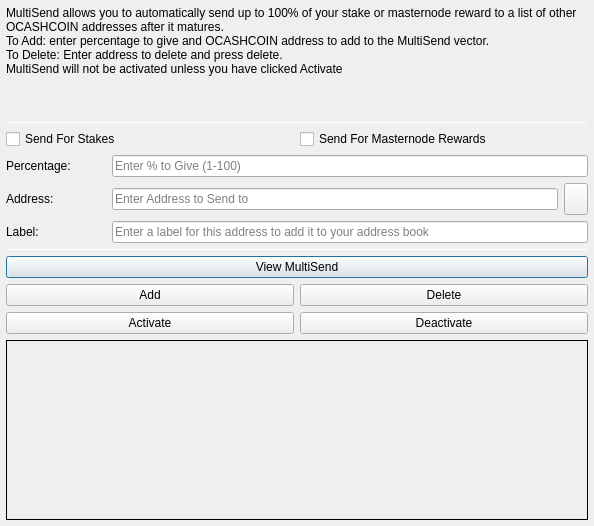
<?xml version="1.0" encoding="UTF-8"?>
<ui version="4.0">
 <class>MultiSendDialog</class>
 <widget class="QDialog" name="MultiSendDialog">
  <property name="windowModality">
   <enum>Qt::NonModal</enum>
  </property>
  <property name="geometry">
   <rect>
    <x>0</x>
    <y>0</y>
    <width>594</width>
    <height>526</height>
   </rect>
  </property>
  <property name="windowTitle">
   <string>MultiSend</string>
  </property>
  <layout class="QVBoxLayout" name="verticalLayout" stretch="0">
   <property name="leftMargin">
    <number>6</number>
   </property>
   <property name="topMargin">
    <number>6</number>
   </property>
   <property name="rightMargin">
    <number>6</number>
   </property>
   <property name="bottomMargin">
    <number>6</number>
   </property>
   <item>
    <layout class="QVBoxLayout" name="verticalLayout_Main" stretch="1,1,1,0,1,1,1">
     <item>
      <widget class="QLabel" name="label_2">
       <property name="lineWidth">
        <number>1</number>
       </property>
       <property name="text">
        <string>MultiSend allows you to automatically send up to 100% of your stake or masternode reward to a list of other OCASHCOIN addresses after it matures.
To Add: enter percentage to give and OCASHCOIN address to add to the MultiSend vector.
To Delete: Enter address to delete and press delete.
MultiSend will not be activated unless you have clicked Activate</string>
       </property>
       <property name="alignment">
        <set>Qt::AlignLeading|Qt::AlignLeft|Qt::AlignTop</set>
       </property>
       <property name="wordWrap">
        <bool>true</bool>
       </property>
      </widget>
     </item>
     <item>
      <widget class="Line" name="line">
       <property name="minimumSize">
        <size>
         <width>0</width>
         <height>1</height>
        </size>
       </property>
       <property name="maximumSize">
        <size>
         <width>16777215</width>
         <height>1</height>
        </size>
       </property>
       <property name="orientation">
        <enum>Qt::Horizontal</enum>
       </property>
      </widget>
     </item>
     <item>
      <layout class="QVBoxLayout" name="verticalLayout_Settings">
       <item>
        <layout class="QHBoxLayout" name="horizontalLayout">
         <item>
          <widget class="QCheckBox" name="multiSendStakeCheckBox">
           <property name="text">
            <string>Send For Stakes</string>
           </property>
          </widget>
         </item>
         <item>
          <widget class="QCheckBox" name="multiSendMasternodeCheckBox">
           <property name="text">
            <string>Send For Masternode Rewards</string>
           </property>
          </widget>
         </item>
        </layout>
       </item>
       <item>
        <layout class="QHBoxLayout" name="horizontalLayout_6">
         <item>
          <widget class="QLabel" name="label">
           <property name="minimumSize">
            <size>
             <width>100</width>
             <height>0</height>
            </size>
           </property>
           <property name="toolTip">
            <string>Percentage of stake to send</string>
           </property>
           <property name="text">
            <string>Percentage:</string>
           </property>
          </widget>
         </item>
         <item>
          <widget class="QLineEdit" name="multiSendPercentEdit">
           <property name="toolTip">
            <string>Enter whole numbers 1 - 100</string>
           </property>
           <property name="placeholderText">
            <string>Enter % to Give (1-100)</string>
           </property>
          </widget>
         </item>
        </layout>
       </item>
       <item>
        <layout class="QHBoxLayout" name="horizontalLayout_7">
         <item>
          <widget class="QLabel" name="label_5">
           <property name="minimumSize">
            <size>
             <width>100</width>
             <height>0</height>
            </size>
           </property>
           <property name="toolTip">
            <string>Address to send portion of stake to</string>
           </property>
           <property name="text">
            <string>Address:</string>
           </property>
          </widget>
         </item>
         <item>
          <widget class="QLineEdit" name="multiSendAddressEdit">
           <property name="toolTip">
            <string/>
           </property>
           <property name="placeholderText">
            <string>Enter Address to Send to</string>
           </property>
          </widget>
         </item>
         <item>
          <widget class="QToolButton" name="addressBookButton">
           <property name="maximumSize">
            <size>
             <width>16777215</width>
             <height>32</height>
            </size>
           </property>
           <property name="toolTip">
            <string>Choose an address from the address book</string>
           </property>
           <property name="text">
            <string/>
           </property>
           <property name="icon">
            <iconset resource="../opencash.qrc">
             <normaloff>:/icons/address-book</normaloff>:/icons/address-book</iconset>
           </property>
           <property name="shortcut">
            <string>Alt+A</string>
           </property>
          </widget>
         </item>
        </layout>
       </item>
      </layout>
     </item>
     <item>
      <layout class="QHBoxLayout" name="horizontalLayout_3">
       <item>
        <widget class="QLabel" name="label_3">
         <property name="minimumSize">
          <size>
           <width>100</width>
           <height>0</height>
          </size>
         </property>
         <property name="text">
          <string>Label:</string>
         </property>
        </widget>
       </item>
       <item>
        <widget class="QLineEdit" name="labelAddressLabelEdit">
         <property name="placeholderText">
          <string>Enter a label for this address to add it to your address book</string>
         </property>
        </widget>
       </item>
      </layout>
     </item>
     <item>
      <widget class="Line" name="line_2">
       <property name="minimumSize">
        <size>
         <width>0</width>
         <height>1</height>
        </size>
       </property>
       <property name="maximumSize">
        <size>
         <width>16777215</width>
         <height>1</height>
        </size>
       </property>
       <property name="orientation">
        <enum>Qt::Horizontal</enum>
       </property>
      </widget>
     </item>
     <item>
      <layout class="QVBoxLayout" name="verticalLayout_Buttons">
       <item>
        <layout class="QHBoxLayout" name="horizontalLayout_4">
         <item>
          <widget class="QPushButton" name="viewButton">
           <property name="toolTip">
            <string/>
           </property>
           <property name="statusTip">
            <string>View MultiSend Vector</string>
           </property>
           <property name="text">
            <string>View MultiSend</string>
           </property>
          </widget>
         </item>
        </layout>
       </item>
       <item>
        <layout class="QHBoxLayout" name="horizontalLayout_2">
         <item>
          <widget class="QPushButton" name="addButton">
           <property name="toolTip">
            <string/>
           </property>
           <property name="statusTip">
            <string>Add to MultiSend Vector</string>
           </property>
           <property name="text">
            <string>Add</string>
           </property>
          </widget>
         </item>
         <item>
          <widget class="QPushButton" name="deleteButton">
           <property name="toolTip">
            <string/>
           </property>
           <property name="statusTip">
            <string>Delete Address From MultiSend Vector</string>
           </property>
           <property name="text">
            <string>Delete</string>
           </property>
          </widget>
         </item>
        </layout>
       </item>
       <item>
        <layout class="QHBoxLayout" name="horizontalLayout_5">
         <item>
          <widget class="QPushButton" name="activateButton">
           <property name="statusTip">
            <string>Activate MultiSend</string>
           </property>
           <property name="text">
            <string>Activate</string>
           </property>
          </widget>
         </item>
         <item>
          <widget class="QPushButton" name="disableButton">
           <property name="statusTip">
            <string>Deactivate MultiSend</string>
           </property>
           <property name="text">
            <string>Deactivate</string>
           </property>
          </widget>
         </item>
        </layout>
       </item>
      </layout>
     </item>
     <item>
      <widget class="QLabel" name="message">
       <property name="minimumSize">
        <size>
         <width>0</width>
         <height>180</height>
        </size>
       </property>
       <property name="frameShape">
        <enum>QFrame::Panel</enum>
       </property>
       <property name="frameShadow">
        <enum>QFrame::Plain</enum>
       </property>
       <property name="lineWidth">
        <number>1</number>
       </property>
       <property name="midLineWidth">
        <number>1</number>
       </property>
       <property name="text">
        <string/>
       </property>
       <property name="alignment">
        <set>Qt::AlignLeading|Qt::AlignLeft|Qt::AlignTop</set>
       </property>
       <property name="wordWrap">
        <bool>true</bool>
       </property>
      </widget>
     </item>
    </layout>
   </item>
  </layout>
 </widget>
 <resources>
  <include location="../opencash.qrc"/>
 </resources>
 <connections/>
</ui>
